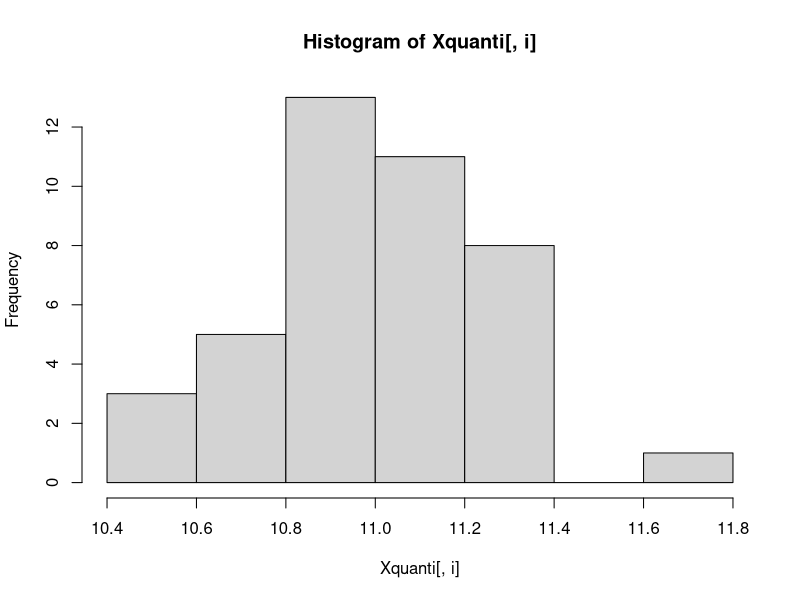
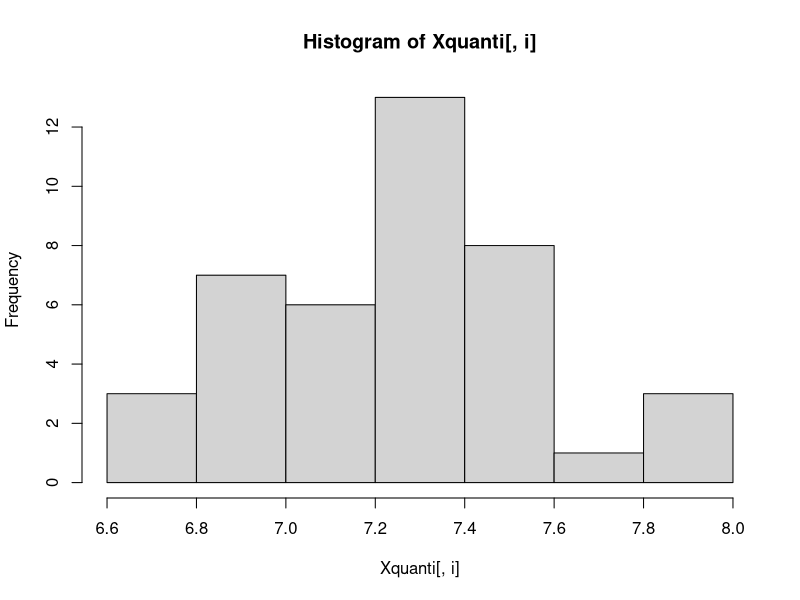
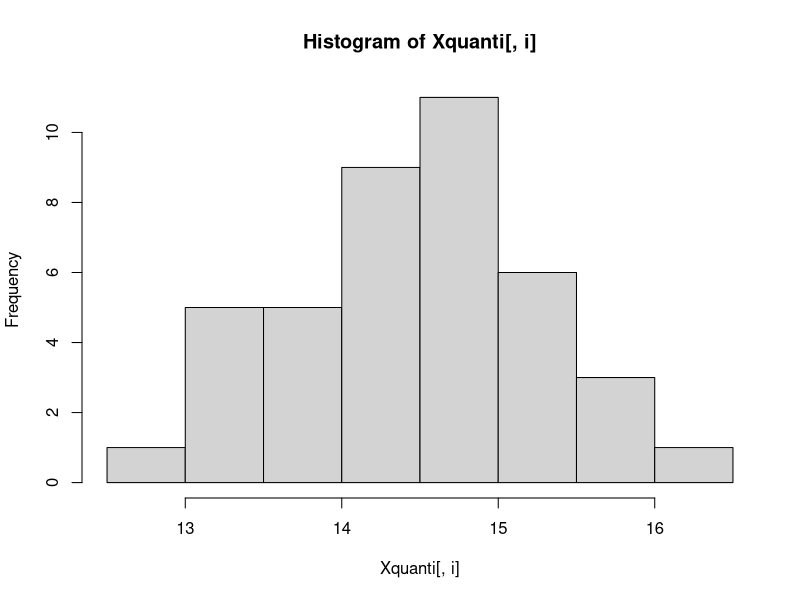
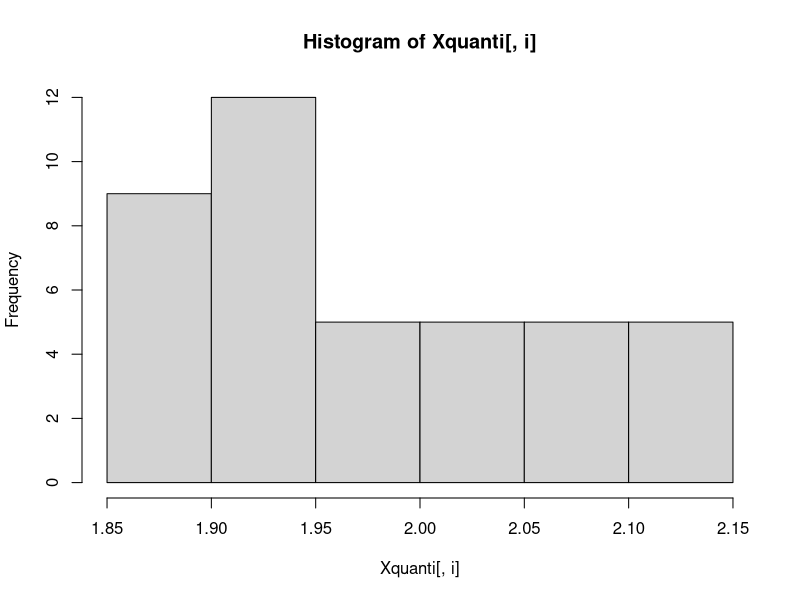
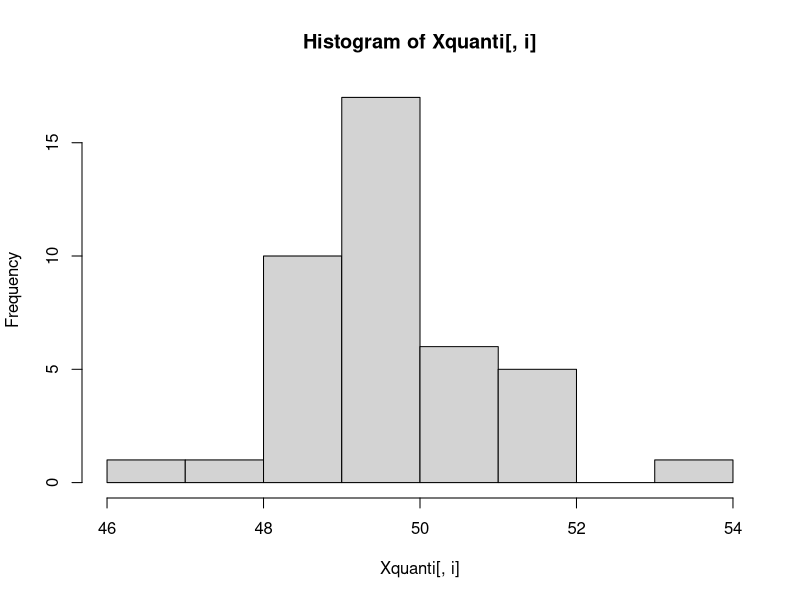
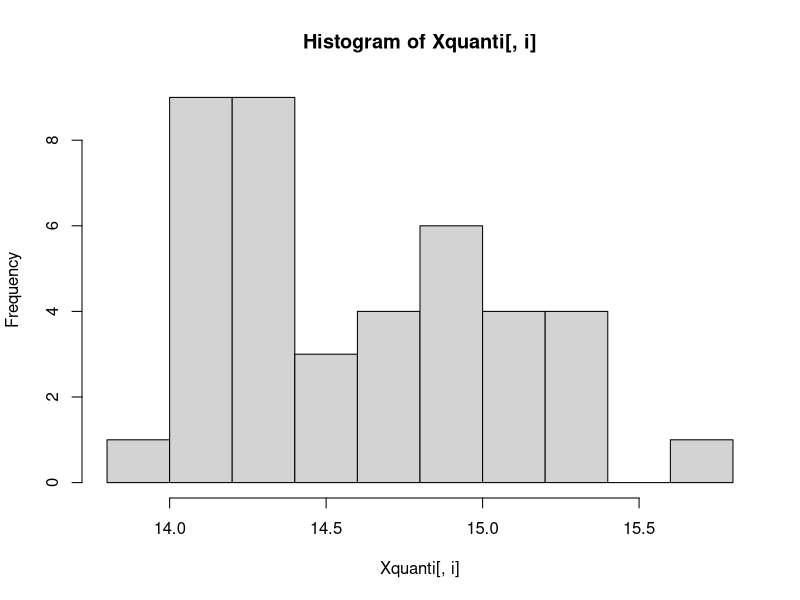
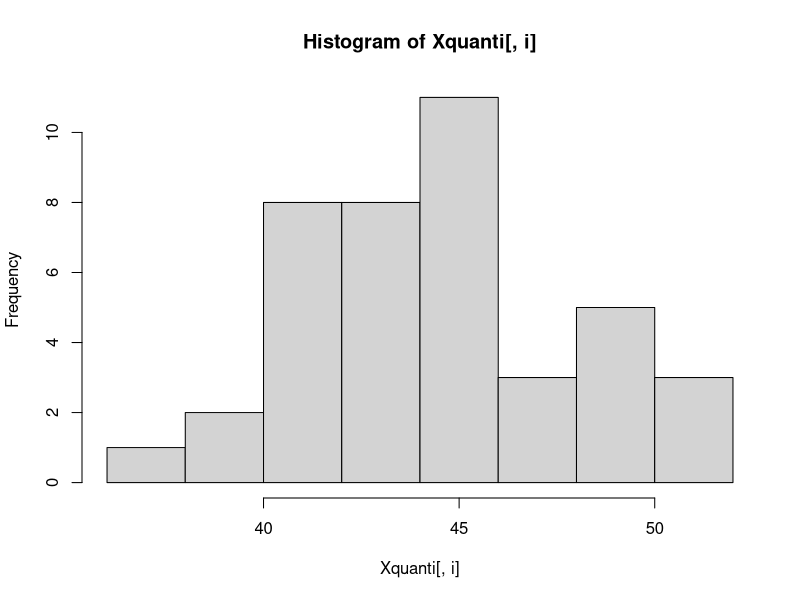
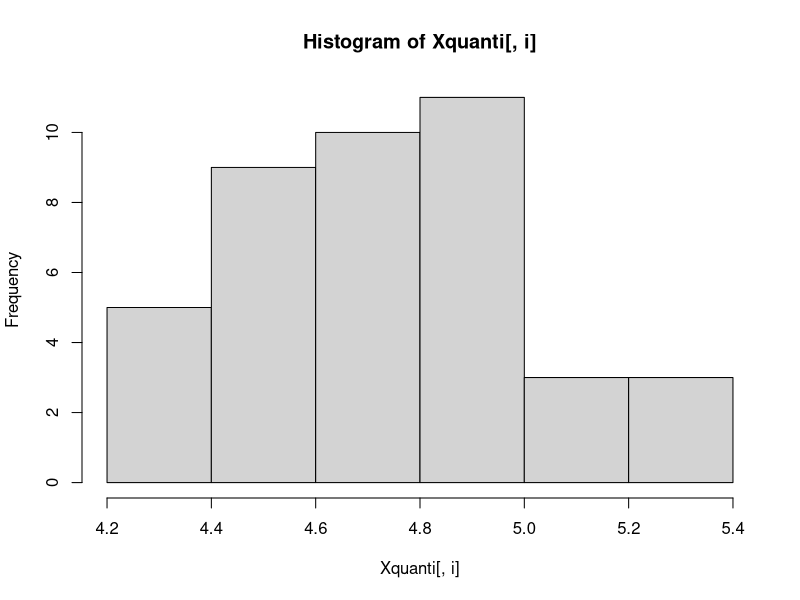

The R source for these figures, in order:
## ---- chunk 1
decathlon <- read.table("../../data/decathlon.csv", 
      header=TRUE, sep=";",dec=".", row.names=1, check.names=FALSE, fileEncoding="latin1")
## ---- chunk 2
summary(decathlon)
Xquanti<-decathlon[,-c(13)]
summary(Xquanti)
#y a t-il des variables manquantes ?  
sum(is.na(Xquanti)) #reponse
apply(Xquanti, 2,var)

for(i in 1:12){
  hist(Xquanti[,i])
}


## ---- chunk 3
plot(Xquanti)
## ---- chunk 4
matrice_cor <- cor(Xquanti)
matrice_cor
## ---- chunk 5
install.packages("corrplot")
library(corrplot)
corrplot(matrice_cor)
## ---- chunk 6
max(matrice_cor)
## ---- chunk 7
min(matrice_cor)
## ---- chunk 8
(sum(matrice_cor > 0.5)-12)/2
## ---- chunk 9
library(FactoMineR)
## ---- chunk 10
 epreuve <- Xquanti[, 1:10]
## ---- chunk 11
res <- PCA(epreuve)
## ---- chunk 12
summary(res)
## ---- chunk 13
res$eig
## ---- chunk 14
plot(res$eig[,2],type="h",lwd=5)
## ---- chunk 15
var_acp <- res$var$coord # extaction tableau coordonnée variable
dim1_max <- rownames(var_acp)[which.max(var_acp[,1])]
dim1_min <- rownames(var_acp)[which.min(var_acp[,1])]
dim2_max <- rownames(var_acp)[which.max(var_acp[,2])]
dim2_min <- rownames(var_acp)[which.min(var_acp[,2])]

extr_frame <- data.frame(
  Axe = c("Dim 1", "Dim 2"),
  Max = c(dim1_max, dim2_max),
  Min = c(dim1_min, dim2_min)
)

extr_frame
## ---- chunk 16
res_pca_11_12 <- PCA(
  Xquanti, #data
  quali.sup = 11,
  quanti.sup = 12
)
## ---- chunk 17
res_pca_11_12_13 <- PCA(
  decathlon[,-11], #data
  quali.sup = 12,
  quanti.sup = 11
)
## ---- chunk 18
summary(res_pca_11_12_13, ncp=2)
## ---- chunk 19
dimdesc(res)
## ---- chunk 20
dimdesc(res, proba=0.2)
## ---- chunk 21
plot(res, cex=0.8, invisible="quali", title="Graphe des individus")
## ---- chunk 22
plot(res, cex=0.8, habillage=1)
## ---- chunk 23
plotellipses(res)
## ---- chunk 24
plot(res, choix="ind", cex=0.8, habillage=1, title="Graphe des individus", axes=3:4)
plot(res, choix="var", title="Graphe des variables", axes=3:4)
## ---- chunk 25
plot(res, cex=0.8, habillage=1, select="cos2 0.7") # cos2 > 0.7
plot(res, cex=0.8, habillage=1, select="contrib 5") # (les 5 variables qui contribuent le +)
plot(res, cex=0.8, habillage=1, select=c("Clay","Karpov")) # selection de certains individus
## ---- chunk 26
plot(res, choix="var", select="contrib 5")
## ---- chunk 27
plot(res, cex=0.8, habillage=1, select="cos2 0.7", title="Performances au decathlon", 
     cex.main=1.1, cex.axis=0.9, shadow=TRUE, auto="y")
